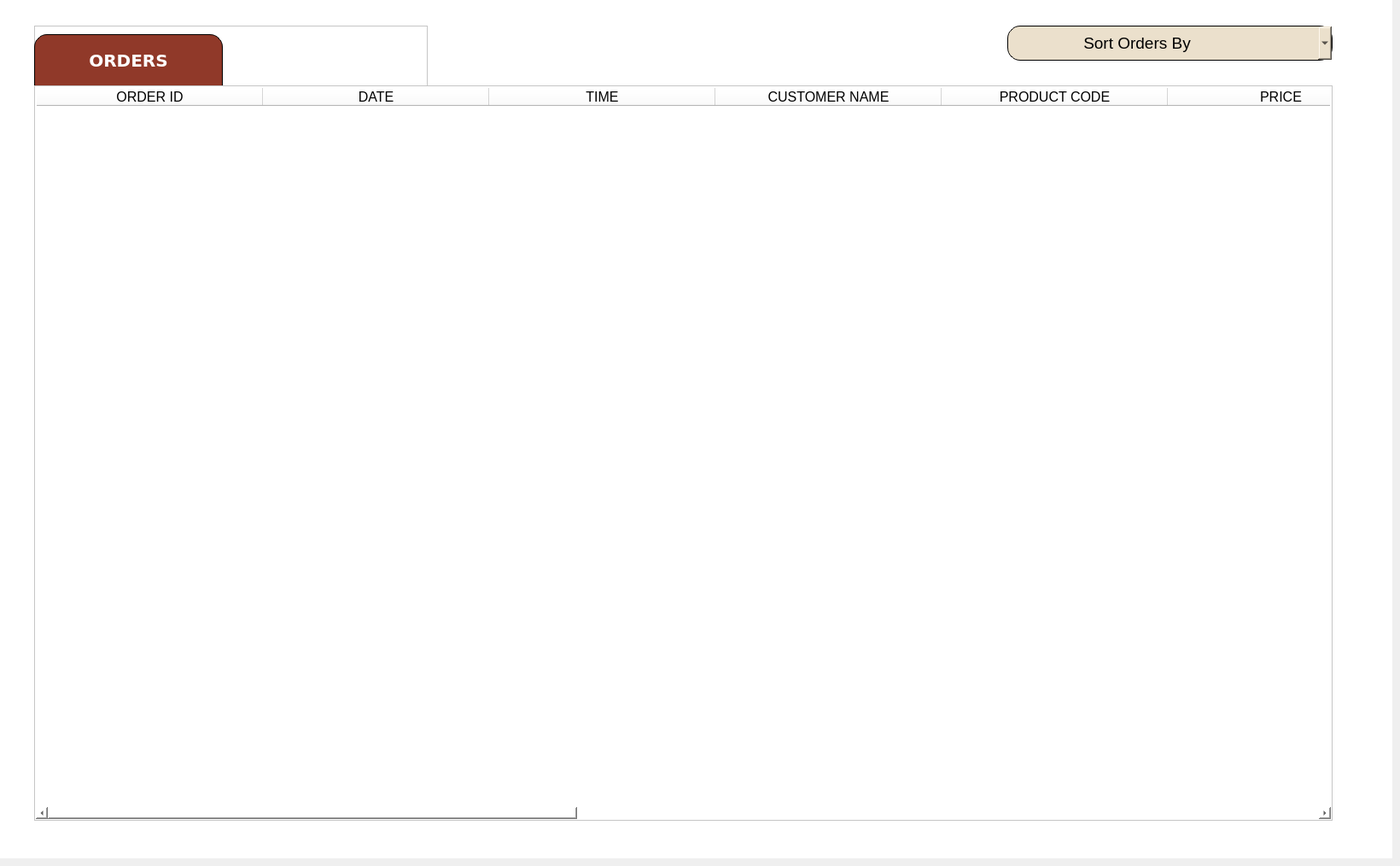
    <widget class="QWidget" name="Orders_page">
     <widget class="QWidget" name="orders_inview" native="true">
      <property name="geometry">
       <rect>
        <x>0</x>
        <y>0</y>
        <width>1631</width>
        <height>1005</height>
       </rect>
      </property>
      <property name="styleSheet">
       <string notr="true">background-color:#ffffff;</string>
      </property>
      <widget class="QFrame" name="frame_29">
       <property name="geometry">
        <rect>
         <x>40</x>
         <y>30</y>
         <width>461</width>
         <height>71</height>
        </rect>
       </property>
       <property name="frameShape">
        <enum>QFrame::StyledPanel</enum>
       </property>
       <property name="frameShadow">
        <enum>QFrame::Raised</enum>
       </property>
       <widget class="QLabel" name="label_5">
        <property name="geometry">
         <rect>
          <x>0</x>
          <y>10</y>
          <width>221</width>
          <height>61</height>
         </rect>
        </property>
        <property name="font">
         <font>
          <family>Verdana</family>
          <pointsize>15</pointsize>
          <weight>87</weight>
          <bold>true</bold>
         </font>
        </property>
        <property name="styleSheet">
         <string notr="true">
    background-color: #903929;
    color: white;
    font-weight: 700;
    border: 1px solid #000000; 
    padding: 10px;
    font-family: &quot;Verdana&quot;, sans-serif; 
    text-align: center;

    /* Only top corners curved */
    border-top-left-radius: 15px;
    border-top-right-radius: 15px;
    border-bottom-left-radius: 0px;
    border-bottom-right-radius: 0px;

</string>
        </property>
        <property name="text">
         <string>ORDERS</string>
        </property>
        <property name="alignment">
         <set>Qt::AlignCenter</set>
        </property>
       </widget>
      </widget>
      <widget class="QTableWidget" name="tableWidget_ORDERS">
       <property name="geometry">
        <rect>
         <x>40</x>
         <y>100</y>
         <width>1521</width>
         <height>861</height>
        </rect>
       </property>
       <property name="styleSheet">
        <string notr="true">padding: 1;</string>
       </property>
       <attribute name="horizontalHeaderDefaultSectionSize">
        <number>265</number>
       </attribute>
       <column>
        <property name="text">
         <string>ORDER ID</string>
        </property>
        <property name="font">
         <font>
          <pointsize>12</pointsize>
         </font>
        </property>
       </column>
       <column>
        <property name="text">
         <string>DATE</string>
        </property>
        <property name="font">
         <font>
          <pointsize>12</pointsize>
         </font>
        </property>
       </column>
       <column>
        <property name="text">
         <string>TIME</string>
        </property>
        <property name="font">
         <font>
          <pointsize>12</pointsize>
         </font>
        </property>
       </column>
       <column>
        <property name="text">
         <string>CUSTOMER NAME</string>
        </property>
        <property name="font">
         <font>
          <pointsize>12</pointsize>
         </font>
        </property>
       </column>
       <column>
        <property name="text">
         <string>PRODUCT CODE</string>
        </property>
        <property name="font">
         <font>
          <pointsize>12</pointsize>
         </font>
        </property>
       </column>
       <column>
        <property name="text">
         <string>PRICE</string>
        </property>
        <property name="font">
         <font>
          <pointsize>12</pointsize>
         </font>
        </property>
       </column>
       <column>
        <property name="text">
         <string>QUANTITY</string>
        </property>
        <property name="font">
         <font>
          <pointsize>12</pointsize>
         </font>
        </property>
       </column>
       <column>
        <property name="text">
         <string>BULK DISCOUNT</string>
        </property>
        <property name="font">
         <font>
          <pointsize>12</pointsize>
         </font>
        </property>
       </column>
       <column>
        <property name="text">
         <string>SERVICE ID</string>
        </property>
        <property name="font">
         <font>
          <pointsize>12</pointsize>
         </font>
        </property>
       </column>
       <column>
        <property name="text">
         <string>TOTAL AMOUNT</string>
        </property>
        <property name="font">
         <font>
          <pointsize>12</pointsize>
         </font>
        </property>
       </column>
       <column>
        <property name="text">
         <string>CUSTOMER ADDRESS</string>
        </property>
        <property name="font">
         <font>
          <pointsize>12</pointsize>
         </font>
        </property>
       </column>
       <column>
        <property name="text">
         <string>CUSTOMER CONTACT</string>
        </property>
        <property name="font">
         <font>
          <pointsize>12</pointsize>
         </font>
        </property>
       </column>
      </widget>
      <widget class="QComboBox" name="comboBox_SortORDERS_high_low">
       <property name="geometry">
        <rect>
         <x>1180</x>
         <y>30</y>
         <width>381</width>
         <height>41</height>
        </rect>
       </property>
       <property name="font">
        <font>
         <pointsize>14</pointsize>
        </font>
       </property>
       <property name="styleSheet">
        <string notr="true">    background-color: #ebe0cc;
    border-radius: 15px;
border: 1px solid #000000; 
text-align: center;</string>
       </property>
       <item>
        <property name="text">
         <string>                Sort Orders By</string>
        </property>
       </item>
       <item>
        <property name="text">
         <string>TOTAL AMOUNT (HIGHEST TO LOWEST)</string>
        </property>
       </item>
       <item>
        <property name="text">
         <string>TOTAL AMOUNT (LOWEST TO HIGHEST)</string>
        </property>
       </item>
      </widget>
      <zorder>frame_29</zorder>
      <zorder>comboBox_SortORDERS_high_low</zorder>
      <zorder>tableWidget_ORDERS</zorder>
     </widget>
    </widget>
